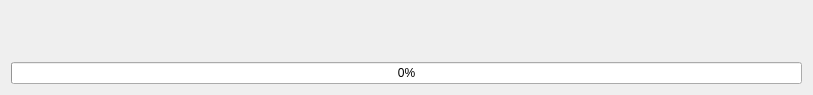
<?xml version="1.0" encoding="UTF-8"?>
<ui version="4.0">
 <class>Dialog</class>
 <widget class="QDialog" name="Dialog">
  <property name="windowModality">
   <enum>Qt::NonModal</enum>
  </property>
  <property name="geometry">
   <rect>
    <x>0</x>
    <y>0</y>
    <width>813</width>
    <height>95</height>
   </rect>
  </property>
  <property name="sizePolicy">
   <sizepolicy hsizetype="Preferred" vsizetype="MinimumExpanding">
    <horstretch>0</horstretch>
    <verstretch>0</verstretch>
   </sizepolicy>
  </property>
  <property name="minimumSize">
   <size>
    <width>800</width>
    <height>80</height>
   </size>
  </property>
  <property name="windowTitle">
   <string>Metallaxis is Loading</string>
  </property>
  <property name="modal">
   <bool>true</bool>
  </property>
  <layout class="QVBoxLayout" name="verticalLayout_2">
   <item>
    <widget class="QLabel" name="progressbar_message">
     <property name="text">
      <string>&lt;html&gt;&lt;head/&gt;&lt;body&gt;&lt;p/&gt;&lt;/body&gt;&lt;/html&gt;</string>
     </property>
    </widget>
   </item>
   <item>
    <widget class="QProgressBar" name="progressbar_progress">
     <property name="acceptDrops">
      <bool>false</bool>
     </property>
     <property name="value">
      <number>0</number>
     </property>
    </widget>
   </item>
  </layout>
 </widget>
 <resources/>
 <connections/>
</ui>
